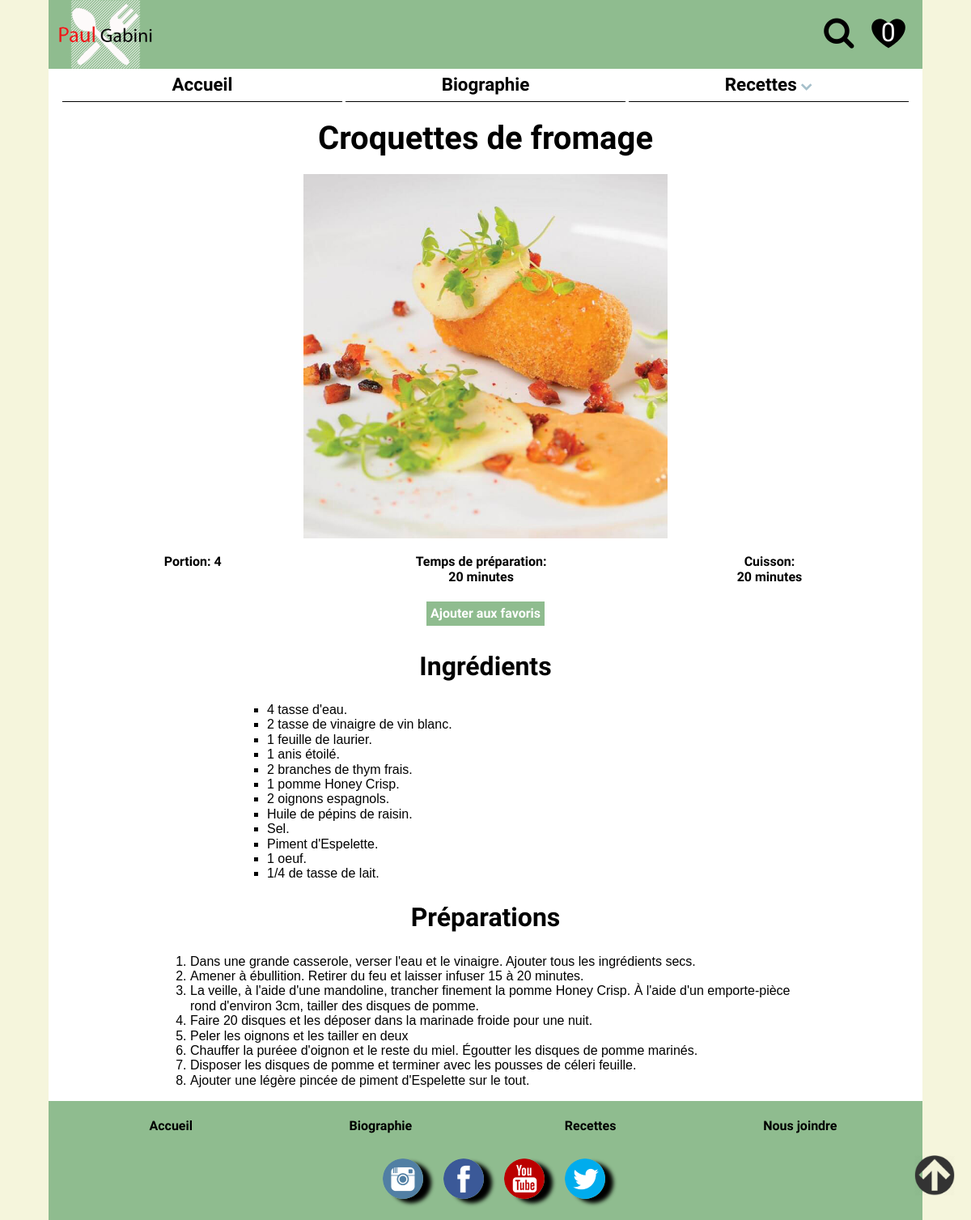
Screenshot of /details.php?id_recette=1&vedette=1 with the database file from the repository.
### tables this page shows
CREATE TABLE `recettes` (
  `id` int(11) NOT NULL,
  `nom` varchar(255) NOT NULL,
  `fichier_img` varchar(128) NOT NULL,
  `portion` tinyint(4) NOT NULL,
  `temps_preparation` smallint(6) NOT NULL,
  `cuisson` smallint(6) NOT NULL,
  `ingredients` varchar(1000) NOT NULL,
  `preparation` varchar(1030) NOT NULL,
  `categorie_id` int(11) NOT NULL,
  `vedette` int(1) NOT NULL
);

### DB/connection.php (called while the page is built, shortened)
<?php
$mysqli = new mysqli(CONN_HOST, CONN_USER, CONN_PWD,DBNAME);
mysqli_set_charset($mysqli,"utf8");
function get_recettes_avec_cats($cat = null, $id_recettes = null) {
    global $mysqli;
    $query_str =    "SELECT rct.*, cat.id `cat_id`,cat.nom `cat_nom` ".
        "FROM `recettes` as rct, `categorie` as cat ".
        "WHERE ".
        "rct.categorie_id = cat.id ".
        ((!is_null($cat))? "AND rct.categorie_id = ".$cat." " : "").
        ((!is_null($id_recettes))? "AND rct.id = ".$id_recettes : "");
    $res = $mysqli->query($query_str);
    $result = array();
    if ($res && ($res->num_rows > 0)) {
        while ($recettes_data  = $res->fetch_assoc()) {
            $full_image_path = get_full_image_path($recettes_data);
            $recettes_data["full_image_path"] = $full_image_path;
            $result[$recettes_data['id']] = $recettes_data;
        }
    }
    return $result;
}
function get_full_image_path($recettes_data_param){
    $full_image_path= 'images/'.$recettes_data_param["cat_nom"]."/".$recettes_data_param["fichier_img"];
    return $full_image_path;
}

### details.php (the view, shortened to what this page needs)
<?php
require_once('views/page_top.php');
$cat_id = (isset($_GET['cat_id'])? $_GET['cat_id']: null);
$id_recette = (isset($_GET['id_recette'])? $_GET['id_recette']: null);
$vedette = (isset($_GET['vedette'])? $_GET['vedette']:null);
$recettes = get_recettes_avec_cats(null,$id_recette);
$recette = (isset($recettes[$id_recette])? $recettes[$id_recette]:null);
$img = '<img class="img_details  col-m-12 col-12" src="' . $recette["full_image_path"] . '" alt= "image de chaussure"/>';
echo        '<h1>' .ucfirst($recette["nom"]) . '</h1>' .
            '<div class="haut_detail">' .
                '<div class="img_details  col-m-5 col-5">'. $img .'</div>'.
                '<div class="indication_cuisson">'.
                    '<p>'. "Portion: " . $recette["portion"] . '</p>' .
                    '<p>' . "Temps de préparation: " .  '<br />' . $recette["temps_preparation"] . " minutes" . '</p>' .
                    '<p>' . "Cuisson: " .  '<br />' . $recette["cuisson"]. " minutes" .  '</p>' .
                '</div>' .
            '</div>'.
            '<div class="conteneur_favoris">'.
                 "<a class='favoris' ".
                "href='?op=ajouter".
                "&itemid=".$id_recette.
                "&id_recette=".$id_recette.
                ((!is_null($cat_id))?"&cat_id=".$cat_id : "").
                ((!is_null($vedette))?"&vedette=".$vedette : "").
                "'>Ajouter aux favoris</a>".
            '</div>'.
            '<div class="indication_cuisson">'.
                '<h2>' . "Ingrédients" . '</h2>'.
                    $recette["ingredients"] .
            '</div>' .
            '<div class="indication_cuisson">'.
                '<h2>' . "Préparations" . '</h2>'.
                    $recette["preparation"] .
            '</div>'
?>
<?php require_once ('views/page_bottom.php'); ?>

### style/main.css (style rules this page uses)
* { box-sizing: border-box; }
body { width: 100%; margin: 0 auto; }
ul { list-style-type: none; margin: 0; padding: 0; }
a { text-decoration: none; }
h1 { text-align: center; font-size: 2.5em; margin-top: 2%; margin-bottom: 2%; font-family: 'PT Sans Narrow', sans-serif; }
h2 { text-align: left; font-size: 2em; font-family: 'PT Sans Narrow', sans-serif; }
a, p { font-family: 'Muli', sans-serif; }
body { background-color: beige; width: 100%; }
.img_details { width: 100%; }
#main_details ul { width: 50%; list-style-type: square; margin-left: auto; margin-right: auto; }
#main_details ol { width: 75%; margin-left: auto; margin-right: auto; }
#main_details p { width: 33%; float: left; text-align: center; font-weight: bold; font-size: 1em; }
.conteneur_favoris { margin-left: auto; margin-right: auto; width: 25%; min-width: 16%; text-align: center ; }
.favoris { text-align: center; color: white; background-color: darkseagreen; padding: 2%; font-weight: bold; line-height: 40px; }
.indication_cuisson { display: inline; float: left; width: 100%; }
#main_details h2 { text-align: center; }
@media only screen and (min-width: 768px) { .col-m-5 { width:41.66%; } }
@media only screen and (min-width: 768px) { .col-m-12 { width:100%; } }
@media only screen and (min-width: 768px) { .haut_detail { display: inline-block; width: 100%; } }
@media only screen and (min-width: 768px) { div.img_details { margin: 0 auto; } }
@media only screen and (min-width: 960px) { .col-5 { width: 41.66%; } }
@media only screen and (min-width: 960px) { .col-12 { width: 100%; } }

### rows the page displays
recettes: nom "Croquettes de fromage", portion "4", temps_preparation "20", cuisson "20", id+ingredients "4 tasse d'eau. 2 tasse de vinaigre de vin blanc. 1 feuille de laurier. 1 anis étoilé. 2 branches de thym frais. 1 pomme Honey Crisp. 2 oignons espagnols. Huile de pépins de raisin. Sel. Piment d'Espelette. 1 oeuf. 1/4 de tasse de lait.", id+preparation "Dans une grande casserole, verser l'eau et le vinaigre. Ajouter tous les ingrédients secs. Amener à ébullition. Retirer du feu et laisser infuser 15 à 20 minutes. La veille, à l'aide d'une mandoline, trancher finement la pomme Honey Crisp. À l'aide d'un emporte-pièce rond d'environ 3cm, tailler des disques de pomme. Faire 20 disques et les déposer dans la marinade froide pour une nuit. Peler les oignons et les tailler en deux Chauffer la puréee d'oignon et le reste du miel. Égoutter les disques de pomme marinés. Disposer les disques de pomme et terminer avec les pousses de céleri feuille. Ajouter une légère pincée de piment d'Espelette sur le tout."

### other values shown
$total "0"
